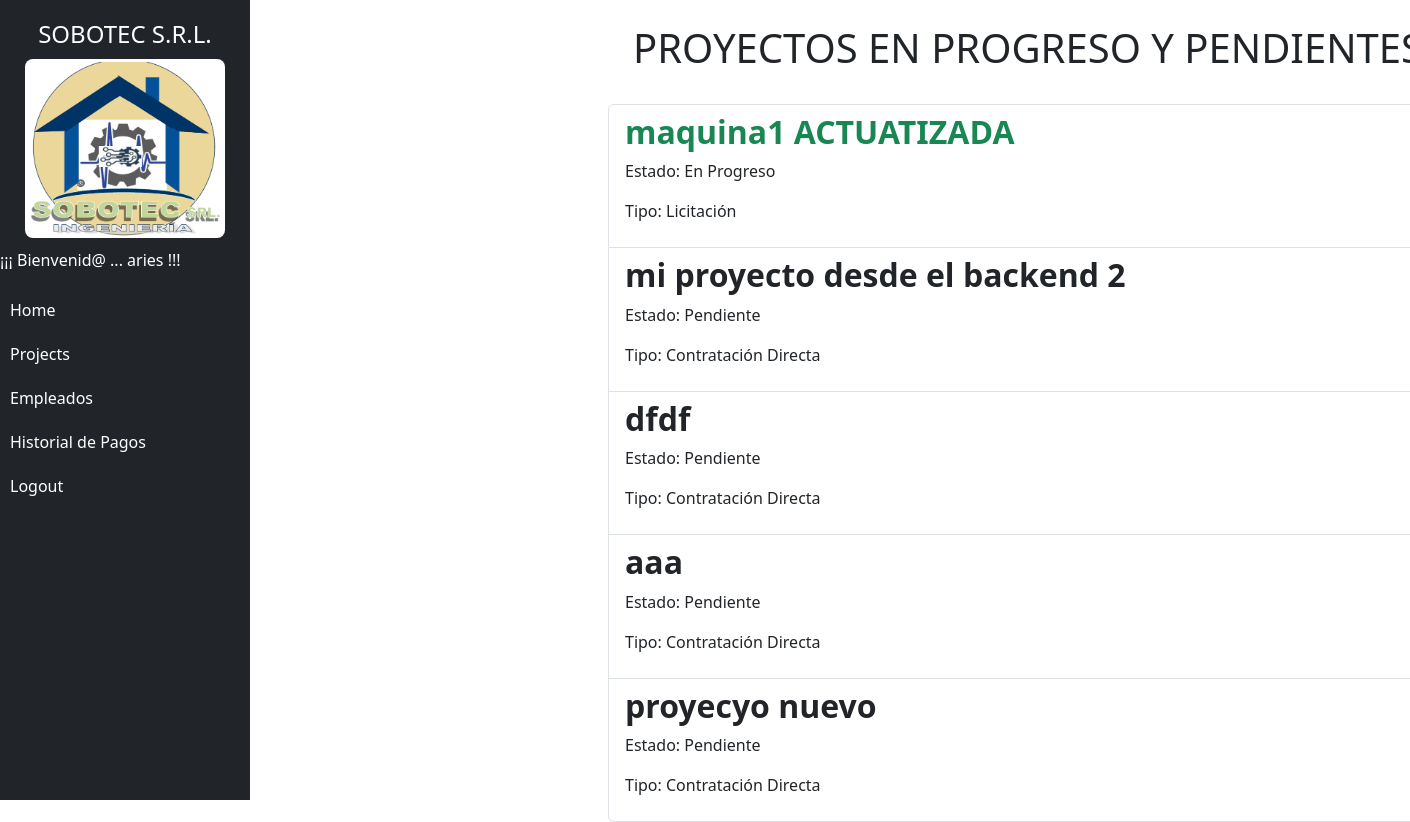
The page /projects/ (signed in) on the database as committed earlier.
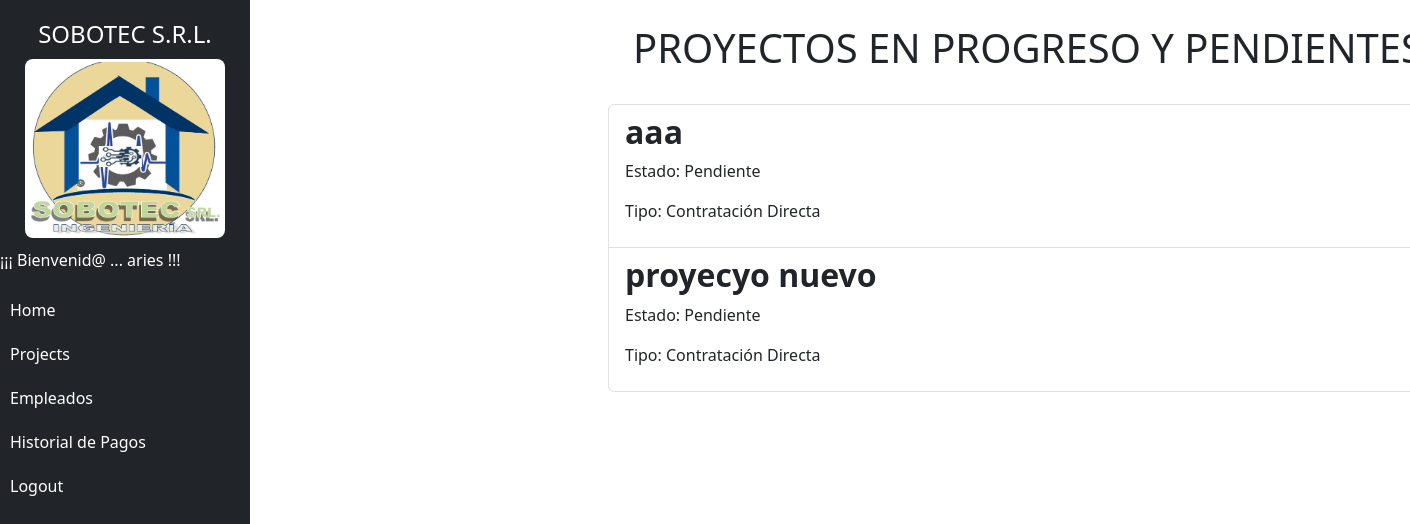
The same page on the database as committed later.
### projects/models.py (models this page shows, shortened)
class AuditModel(models.Model):
    created = models.DateTimeField(auto_now_add=True, verbose_name="Fecha Creación")
    updated_at = models.DateTimeField(auto_now=True, verbose_name="Fecha Actualización")
    deleted_at = models.DateTimeField(null=True, blank=True, verbose_name="Fecha Eliminación")
    is_active = models.BooleanField(default=True, verbose_name="Activo")
    class Meta:
        abstract = True

class Project(AuditModel):
    PROJECT_STATUS_CHOICES = [
        ('pendiente', 'Pendiente'),         # Pendiente
        ('en_progreso', 'En Progreso'), # En Proceso
        ('completado', 'Completado'),     # Terminado
    ]
    PROJECT_TYPE_CHOICES = [
        ('licitacion', 'Licitación'),            # Licitación
        ('contratacion_directa', 'Contratación Directa'),  # Contratación directa
    ]
    code = models.CharField(max_length=20, unique=True, verbose_name="Proyecto Codigo")
    name = models.CharField(max_length=200, unique=True, verbose_name="Proyecto Nombre")
    description = models.TextField(blank=True, verbose_name="Proyecto Descripcion")
    start_date = models.DateField(verbose_name="Fecha Inicio Proyecto")
    end_date = models.DateField(null=True, blank=True, verbose_name="Fecha Final Proyecto")
    project_status = models.CharField(max_length=20, choices=PROJECT_STATUS_CHOICES, default='pendiente', verbose_name="Proyecto Estado")
    project_type = models.CharField(max_length=30, choices=PROJECT_TYPE_CHOICES, default='contratacion_directa', verbose_name="Proyecto Tipo")
    photo_signed_contract = models.ImageField(upload_to="contrato_firmado",null = True, blank= True, verbose_name="Contrato Firmado")
    photo_proposed_contract = models.ImageField(upload_to="contrato_propueso",null = True, blank= True, verbose_name="Contrato Propuesto")
    user = models.ForeignKey(User, on_delete=models.CASCADE)# Empleado que herede de user
    is_active = models.BooleanField(default=True, verbose_name="Activo")

### projects/views.py (the view)
# urls.py: path('projects/', views.projects, name='projects'),
@login_required
def projects(request):
    projects = Project.objects.filter(user= request.user, project_status__in =['pendiente', 'en_progreso'],
    is_active=True)
    return render(request, 'projects.html', {
        'projects': projects
    })

### projects/templates/projects.html (shortened to what this page needs)
{% extends 'base.html' %}
{% block content %}
<main class="container">
    <div class="row">
        <div class="col-md-8 offset-md-3">
            <h1 class="text-center display-6 py-4"> PROYECTOS EN PROGRESO Y PENDIENTES
            </h1>
            <ul class="list-group">
                {% for project in projects %}
                <a class="list-group-item" href="{% url 'project_detail' project.id %}">
                    <header class="d-flex justify-content-between">
                        {% if project.project_status == 'pendiente' %}
                        <h2 class="fw-bold">{{project.name}}</h2>
                        {% elif project.project_status == 'en_progreso' %}
                            <h2 class="fw-bold text-success">{{project.name}}</h2>
                        {% else %}
                            <h2 class="fw-bold text-success">{{project.name}}</h2>
                        {% endif %}
                    </header>
                    <p>Estado: {{project.get_project_status_display}}</p>
                    <p>Tipo: {{project.get_project_type_display }}</p>
                </a>
                {% endfor %}
            </ul>
        </div>
    </div>
</main>
{% endblock %}

Rows that differ between the two databases and show on the page:
no longer on this page (row edited): Project: name "maquina1 ACTUATIZADA", project_status "En Progreso", project_type "Licitación"
no longer on this page (row edited): Project: name "mi proyecto desde el backend 2", project_status "Pendiente", project_type "Contratación Directa"
no longer on this page (row edited): Project: name "dfdf", project_status "Pendiente", project_type "Contratación Directa"
